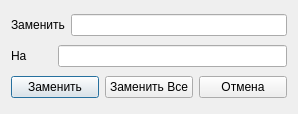
<?xml version="1.0" encoding="UTF-8"?>
<ui version="4.0">
 <class>ReplaceWords</class>
 <widget class="QDialog" name="ReplaceWords">
  <property name="geometry">
   <rect>
    <x>0</x>
    <y>0</y>
    <width>298</width>
    <height>114</height>
   </rect>
  </property>
  <property name="windowTitle">
   <string>Dialog</string>
  </property>
  <layout class="QHBoxLayout" name="horizontalLayout_4">
   <item>
    <layout class="QVBoxLayout" name="verticalLayout">
     <item>
      <layout class="QHBoxLayout" name="horizontalLayout">
       <item>
        <widget class="QLabel" name="labelReplacer">
         <property name="text">
          <string>Заменить</string>
         </property>
        </widget>
       </item>
       <item>
        <widget class="QLineEdit" name="replacerLineInput"/>
       </item>
      </layout>
     </item>
     <item>
      <layout class="QHBoxLayout" name="horizontalLayout_3">
       <item>
        <widget class="QLabel" name="label_2">
         <property name="text">
          <string>На</string>
         </property>
        </widget>
       </item>
       <item>
        <spacer name="horizontalSpacer">
         <property name="orientation">
          <enum>Qt::Horizontal</enum>
         </property>
         <property name="sizeType">
          <enum>QSizePolicy::Maximum</enum>
         </property>
         <property name="sizeHint" stdset="0">
          <size>
           <width>25</width>
           <height>20</height>
          </size>
         </property>
        </spacer>
       </item>
       <item>
        <widget class="QLineEdit" name="insertLine"/>
       </item>
      </layout>
     </item>
     <item>
      <layout class="QHBoxLayout" name="horizontalLayout_2">
       <item>
        <widget class="QPushButton" name="btReplaceOneWord">
         <property name="text">
          <string>Заменить</string>
         </property>
        </widget>
       </item>
       <item>
        <widget class="QPushButton" name="btReplaceAll">
         <property name="text">
          <string>Заменить Все</string>
         </property>
        </widget>
       </item>
       <item>
        <widget class="QPushButton" name="btCancel">
         <property name="text">
          <string>Отмена</string>
         </property>
        </widget>
       </item>
      </layout>
     </item>
    </layout>
   </item>
  </layout>
 </widget>
 <resources/>
 <connections/>
</ui>
